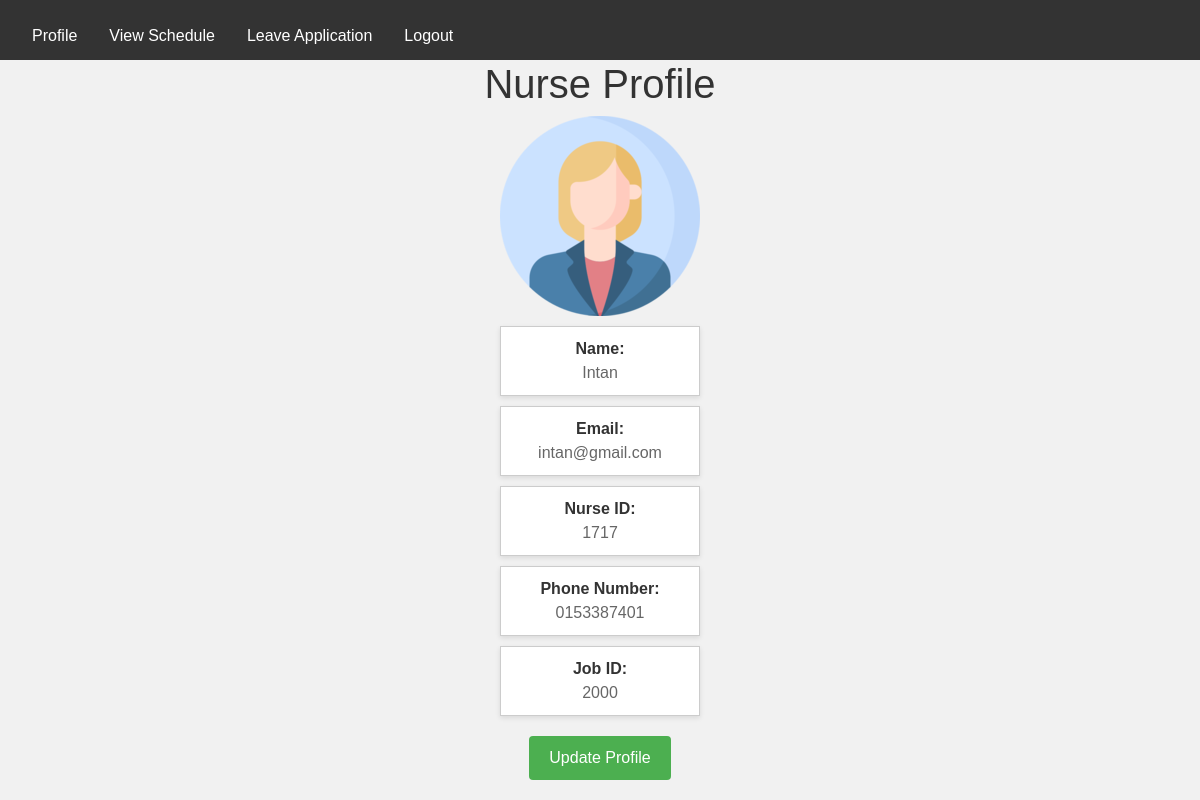
The app's page /nursesMain.php (signed in) with its own data.
### tables this page shows
CREATE TABLE `nurses` (
  `nursesID` int(20) NOT NULL,
  `nursesName` varchar(50) NOT NULL,
  `nursesPhoneNo` varchar(20) NOT NULL,
  `nursesEmail` varchar(50) NOT NULL,
  `nursesPassword` varchar(50) NOT NULL,
  `user_type` varchar(20) NOT NULL,
  `jobID` int(20) NOT NULL
);

### nursesMain.php (the view, shortened to what this page needs)
<?php
include_once 'connection.php';
$user_id = $_SESSION['user_id'];
$query = "SELECT * FROM nurses WHERE nursesID = '$user_id'";
$result = mysqli_query($conn, $query);
if ($result && mysqli_num_rows($result) > 0) {
    $row = mysqli_fetch_assoc($result);
    $name = $row['nursesName'];
    $email = $row['nursesEmail'];
    $nurseID = $row['nursesID'];
    $phone = $row['nursesPhoneNo'];
    $jobs = $row['jobID'];
} else {
    $error_message = "Failed to retrieve nurse information!";
}
?>
<!DOCTYPE html>
<html lang="en">
<head>
    <link rel="stylesheet" href="bootstrap.min.css">
</head>
<body>
    <div class="navbar">
        <ul>
            <li><a class="active" href="nursesMain.php">Profile</a></li>
            <li><a href="viewScheduleNurse.php?nurseID=<?php echo $nurseID; ?>&jobID=<?php echo $jobs; ?>">View Schedule</a></li>
            <li><a href="nursesleaveApplication.php">Leave Application</a></li>
            <li><a class="logout" href="logout.php">Logout</a></li>
        </ul>
    </div>
    <div style="height: 60px;"></div>
    <h1>Nurse Profile</h1>
    <img src="profilenew.png" alt="Profile Image" class="profile-image">
    <?php if (isset($error_message)) { ?>
        <p class="error-message"><?php echo $error_message; ?></p>
    <?php } else { ?>
        <div class="attribute-box">
            <p class="attribute-name">Name:</p>
            <p class="attribute-value"><?php echo $name; ?></p>
        </div>
            <div class="attribute-box">
            <p class="attribute-name">Email:</p>
            <p class="attribute-value"><?php echo $email; ?></p>
        </div>
        <div class="attribute-box">
            <p class="attribute-name">Nurse ID:</p>
            <p class="attribute-value"><?php echo $nurseID; ?></p>
        </div>
        <div class="attribute-box">
            <p class="attribute-name">Phone Number:</p>
            <p class="attribute-value"><?php echo $phone; ?></p>
        </div>
        <div class="attribute-box">
            <p class="attribute-name">Job ID:</p>
            <p class="attribute-value"><?php echo $jobs; ?></p>
        </div>
        <form action="updateProfileNurse.php" method="POST">
            <button type="submit" class="view-schedule-button">Update Profile</button>
        </form>
    <?php } ?>
</body>
</html>

### nursesMain.php (style rules this page uses)
body { background-color: #f1f1f1; font-family: Arial, sans-serif; text-align: center; margin: 0; padding: 0; }
h1 { color: #333; }
.attribute-box { width: 200px; border: 1px solid #ccc; background-color: #fff; padding: 10px; margin: 10px auto; box-shadow: 0 2px 5px rgba(0, 0, 0, 0.1); }
.attribute-name { font-weight: bold; font-size: 16px; color: #333; margin: 0; }
.attribute-value { color: #666; margin: 0; }
.view-schedule-button { background-color: #4CAF50; border: none; color: white; padding: 10px 20px; text-align: center; text-decoration: none; display: inline-block; font-size: 16px; margin: 10px; cursor: pointer; border-radius: 4px; }
.navbar { background-color: #333; overflow: hidden; position: fixed; top: 0; width: 100%; height: 60px; z-index: 100; }
.navbar ul { list-style-type: none; margin: 0; padding: 0; float: right; }
.navbar li { float: left; }
.navbar li a { display: block; color: white; text-align: center; padding: 16px 16px; text-decoration: none; }
.logout { color: red; }

### records on screen
nurses: nursesName "Intan", nursesEmail "intan@gmail.com", nursesID "1717", nursesPhoneNo "0153387401", jobID "2000"
